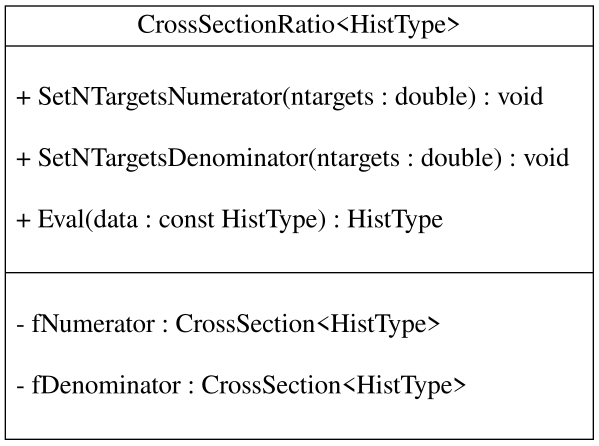

Reproduce this figure in Python.
import pygraphviz as pgv
from format_utils import *

g = pgv.AGraph(strict=False)
g.add_node(
    0,
    label=uml_formatter('CrossSectionRatio<HistType>',
                        methods=['+ SetNTargetsNumerator(ntargets : double) : void',
                                 '+ SetNTargetsDenominator(ntargets : double) : void',
                                 '+ Eval(data : const HistType) : HistType'],

                        members=['- fNumerator : CrossSection<HistType>',
                                 '- fDenominator : CrossSection<HistType>',
                                 ]),
    shape='record',
    fontsize=20,
)

g.layout(prog='dot')
g.draw('cross_section_ratio_uml.svg', prog='dot')
